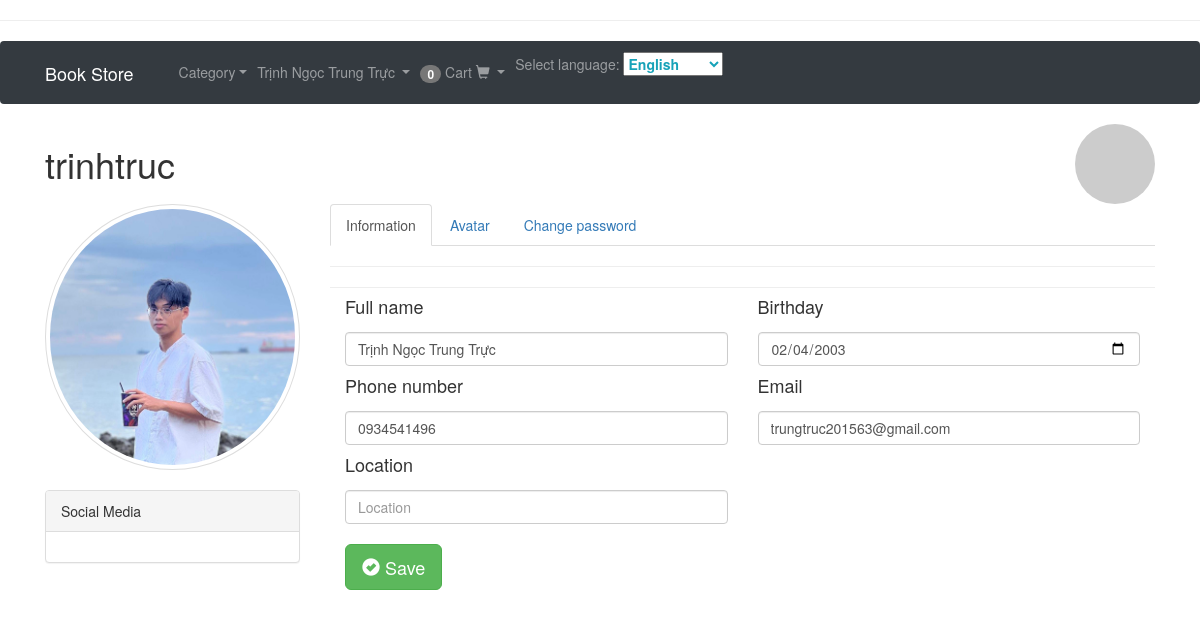
Screenshot of /profile (signed in) with the database file from the repository.
### tables this page shows
CREATE TABLE `users` (
  `id` int(11) NOT NULL,
  `username` varchar(255) DEFAULT NULL,
  `fullname` varchar(255) DEFAULT NULL,
  `phonenumber` varchar(255) DEFAULT NULL,
  `birthday` varchar(255) DEFAULT NULL,
  `password` varchar(255) DEFAULT NULL,
  `role` varchar(255) DEFAULT NULL,
  `created_at` timestamp NOT NULL DEFAULT CURRENT_TIMESTAMP ON UPDATE CURRENT_TIMESTAMP,
  `email` varchar(255) DEFAULT NULL,
  `image` text,
  `deactivate` tinyint(1) DEFAULT '0'
);

### Controller.php (called while the page is built, shortened)
<?php
class Controller {
    public function render($view, $data = []) {
        extract($data);
        include "Views/$view.php";
    }
}

### Controllers/UserController.php (called while the page is built, shortened)
<?php
class UserController extends Controller {
    public function profile(){
        $userId = $_SESSION['user_id'];
        $data = UserService::getInstance()->showProfilePage($userId);
        $this->render('user/profile',$data);
    }
}

### index.php (called while the page is built, shortened)
<?php
$uri = $_SERVER['REQUEST_URI'];
$router = require 'routes.php';
$router->dispatch($uri);

### Models/User.php (called while the page is built, shortened)
<?php
Class User {
    public function findById($userId){
        $db = DBConfig::getDB();
        $stmt = $db->prepare('SELECT * FROM users where id =?');
        $stmt->bind_param("i", $userId);
        $stmt->execute();
        $user = $stmt->get_result()->fetch_assoc();
        return $user;
    }
}

### Repository/UserRepository.php (called while the page is built, shortened)
<?php
Class UserRepository {
    private static $instance;
    public static function getInstance(){
        if(self::$instance === null){
            self::$instance = new $classname;
        }
        return self::$instance;
    }
    public function findById($userId){
        return User::getInstance()->findById($userId);
    }
}

### Services/UserService.php (called while the page is built, shortened)
<?php
class UserService {
    private static $instance;
    public static function getInstance(){
        if(self::$instance === null){
            self::$instance = new $classname;
        }
        return self::$instance;
    }
    public function showProfilePage($userId){
        $user = UserRepository::getInstance()->findById($userId);
        $categories = CategoryRepository::getInstance()->getAllCategories();
        return ['user' => $user,'book_cart' => $carts,
                'categories' => $categories];
    }
}

### views/user/profile.php (the view, shortened to what this page needs)
<!DOCTYPE html>
<html>
   <head>
    <link rel="stylesheet" href="https://cdn.jsdelivr.net/npm/bootstrap@4.6.2/dist/css/bootstrap.min.css">
</head>
<link href="//maxcdn.bootstrapcdn.com/bootstrap/4.1.1/css/bootstrap.min.css" rel="stylesheet" id="bootstrap-css">
<link href="//maxcdn.bootstrapcdn.com/bootstrap/4.0.0/css/bootstrap.min.css" rel="stylesheet" id="bootstrap-css">
<link rel="stylesheet" href="https://maxcdn.bootstrapcdn.com/bootstrap/3.3.7/css/bootstrap.min.css">
<body>
<hr>
<?php include 'partials/sub_header.php';?>
<div class="container bootstrap snippet">
    <div class="row">
  		<div class="col-sm-10"><h1><?php echo $user['username'] ?></h1></div>
    	<div class="col-sm-2"><a href="/users" class="pull-right"><img title="profile image" class="img-circle img-responsive" src="http://www.gravatar.com/avatar/28fd20ccec6865e2d5f0e1f4446eb7bf?s=100"></a></div>
    </div>
    <div class="row">
  		<div class="col-sm-3">
      <div class="text-center">
      <img src="<?php echo $user['image'] ?: 'http://ssl.gstatic.com/accounts/ui/avatar_2x.png'; ?>" class="avatar img-circle img-thumbnail" alt="avatar">
      </div></hr><br>
          <div class="panel panel-default">
            <div class="panel-heading">Social Media</div>
            <div class="panel-body">
            </div>
          </div>
        </div>
    	<div class="col-sm-9">
            <ul class="nav nav-tabs">
                <li class="active"><a data-toggle="tab" href="#home"><?=_IN4?></a></li>
                <li><a data-toggle="tab" href="#messages"><?=_AVATAR?></a></li>
                <li><a data-toggle="tab" href="#settings"><?=_CHANGEPASSWORD?></a></li>
              </ul>
          <div class="tab-content">
            <div class="tab-pane active" id="home">
                <hr>
                  <form class="form" action="/user/editProfile" method="POST" id="registrationForm">
                      <div class="form-group">
                          <div class="col-xs-6">
                              <label for="fullname"><h4><?=_NAME?></h4></label>
                              <input type="text" class="form-control" name="fullname" id="fullname" placeholder="<?=_NAME?>" title="enter your first name if any." value="<?php echo $user['fullname'] ?>">
                          </div>
                      </div>
                      <div class="form-group">
                          <div class="col-xs-6">
                            <label for="date"><h4><?=_BIRTHDAY?></h4></label>
                                <input type="date" class="form-control" id="date" name="birthday" required value="<?php echo $user['birthday'] ?>">
                          </div>
                      </div>
                      <div class="form-group">
                          <div class="col-xs-6">
                              <label for="phone"><h4><?=_PHONE?></h4></label>
                              <input type="text" class="form-control" name="phone" id="phone" placeholder="<?=_PHONE?>" title="enter your phone number if any." value="<?php echo $user['phonenumber'] ?>">
                          </div>
                      </div>
                      <div class="form-group">
                          <div class="col-xs-6">
                              <label for="email"><h4><?=_EMAIL?></h4></label>
                              <input type="email" class="form-control" name="email" id="email" placeholder="ABC@email.com" title="enter your email." value="<?php echo $user['email'] ?>">
                          </div>
                      </div>
                      <div class="form-group">
                          <div class="col-xs-6">
                              <label for="location"><h4><?=_LOCATION?></h4></label>
                              <input type="text" class="form-control" id="location" placeholder="<?=_LOCATION?>" title="enter a location">
                          </div>
                      </div>
                      <div class="form-group">
                           <div class="col-xs-12">
                                <br>
                              	<button class="btn btn-lg btn-success" type="submit" name="submit"><i class="glyphicon glyphicon-ok-sign"></i> <?=_SAVE?></button>
                            </div>
                      </div>
              	</form>
              <hr>
             </div>
              </div>
          </div>
        </div>
    </div>
</body>
</html>

### rows the page displays
users: username "trinhtruc", image (picture), fullname "Trịnh Ngọc Trung Trực", birthday "02/04/2003", phone "0934541496", email "trungtruc201563@gmail.com"

### other values shown
_CATEGORY "Category"
$_SESSION['fullname'] "Trịnh Ngọc Trung Trực"
count($_SESSION['cart']) "0"
_SELECTLANGUAGES "Select language"
_IN4 "Information"
_AVATAR "Avatar"
_CHANGEPASSWORD "Change password"
_NAME "Full name"
_BIRTHDAY "Birthday"
_PHONE "Phone number"
_EMAIL "Email"
_LOCATION "Location"
_SAVE "Save"
